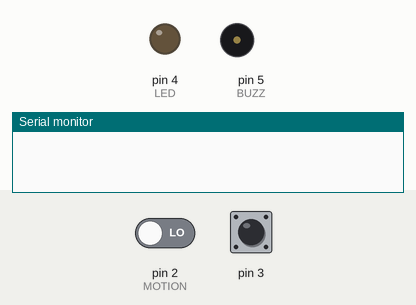
Bench run of a sketch on a simulated Arduino Uno, built with avr-gcc and run on an emulated ATmega328P. On the bench: output pins drawn as LEDs (lit = HIGH), buzzer (waves = sounding), the last lines printed to the serial monitor. Dashed ring = blinking. The test bench sets the inputs (shaded band); at power-on: pin 2 (MOTION) LOW, pin 3 HIGH.

Above: at 1.2 s.
1.3 s: pin 2 (MOTION) driven HIGH
At 2.0 s:
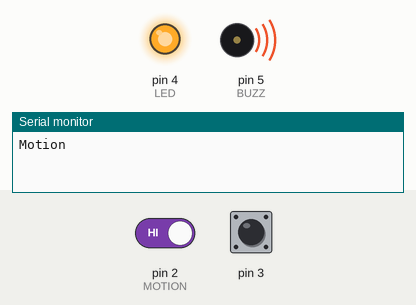
2.8 s: pin 3 driven LOW
At 3.2 s:
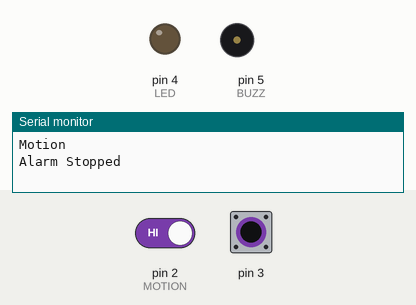
5.8 s: pin 3 pulsed HIGH 5 times (0.12 s each, 0.3 s apart)
At 6.07 s:
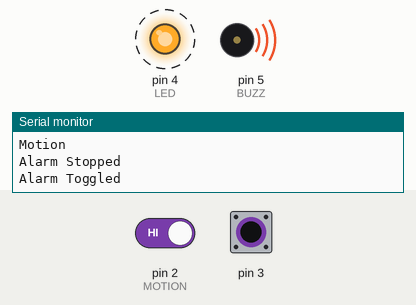
Timing chart, 0 to 8.8 s (numbered marks = the images above; inputs shaded):
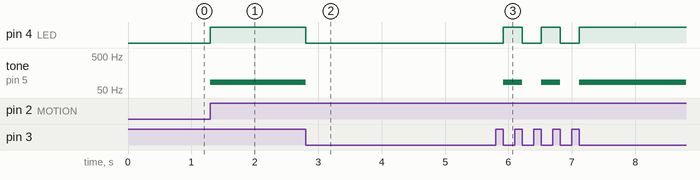

The sketch:

Task1.3C.ino
```cpp
/*
  Basic Sense Act Think Alarm - With Manual Overridet.

  By Sean Corcoran
  Created 22 Jun 2021
  For Task M1.T3C - SIT315 Concurrent and Distributed Programming
  Deakin University
*/
// Define input and output pins
#define LED 4
#define BUZZ 5
#define MOTION 2

// Holds the state of the alarm.
volatile bool alarmActive = false;

void setup() {
  // Initialize digital pin LED and BUZZER pins to output and motionInput to input.
  pinMode(LED, OUTPUT);
  pinMode(BUZZ, OUTPUT);

  // Attached interrupts to trigger the alarm ISR.
  attachInterrupt(digitalPinToInterrupt(2), raiseTheAlarm_ISR, CHANGE);
  attachInterrupt(digitalPinToInterrupt(3), manualToggleAlarm_ISR, FALLING);

  // Setup the serial monitor at 9600
  Serial.begin(9600);
}

void loop() {
}

// Raise the alarm with motion
void raiseTheAlarm_ISR() {
  // If the motion pin reads as high, motion has been detected if not then no motion
  if (digitalRead(MOTION) == HIGH) {
    alarmOn();
    // Output the motion state to the serial monitor.
    Serial.println("Motion");

  }
  else {
    alarmOff();
    // Output the motion state to the serial monitor.
    Serial.println("No Motion");
  }
}

// Manually Toggle the alarm on and off
void manualToggleAlarm_ISR() {
  if (!alarmActive) {
    alarmOn();
    Serial.println("Alarm Toggled");
}
  else {
    alarmOff();
    Serial.println("Alarm Stopped");
  }
}

// Trigger the alarm on.
void alarmOn() {
  // Set alarm to active.
    alarmActive = true;

  // Turn on the LED and play tone.
    digitalWrite(LED, HIGH);
    tone(BUZZ, 85);
}

// Trigger the alarm off.
void alarmOff() {
  // Set alarm to inactive.
    alarmActive = false;

  // Turn off the LED and stop tone.
    digitalWrite(LED, LOW);
    noTone(BUZZ);
}
```

Measured:
- after the input at 1.3 s, pin 4 (LED): LOW → HIGH at once; tone on pin 5 (BUZZ): silent → 85 Hz at once
- after the input at 2.8 s, pin 4 (LED): HIGH → LOW at once; tone on pin 5 (BUZZ): 85 Hz → silent at once
- after the input at 5.8 s, pin 4 (LED): alternates HIGH for 0.30 s and LOW for 0.30 s, 5 changes in all, then stays HIGH, starting after 0.12 s; tone on pin 5 (BUZZ): alternates 85 Hz for 0.30 s and silent for 0.30 s, 5 changes in all, then stays 85 Hz, starting after 0.12 s
